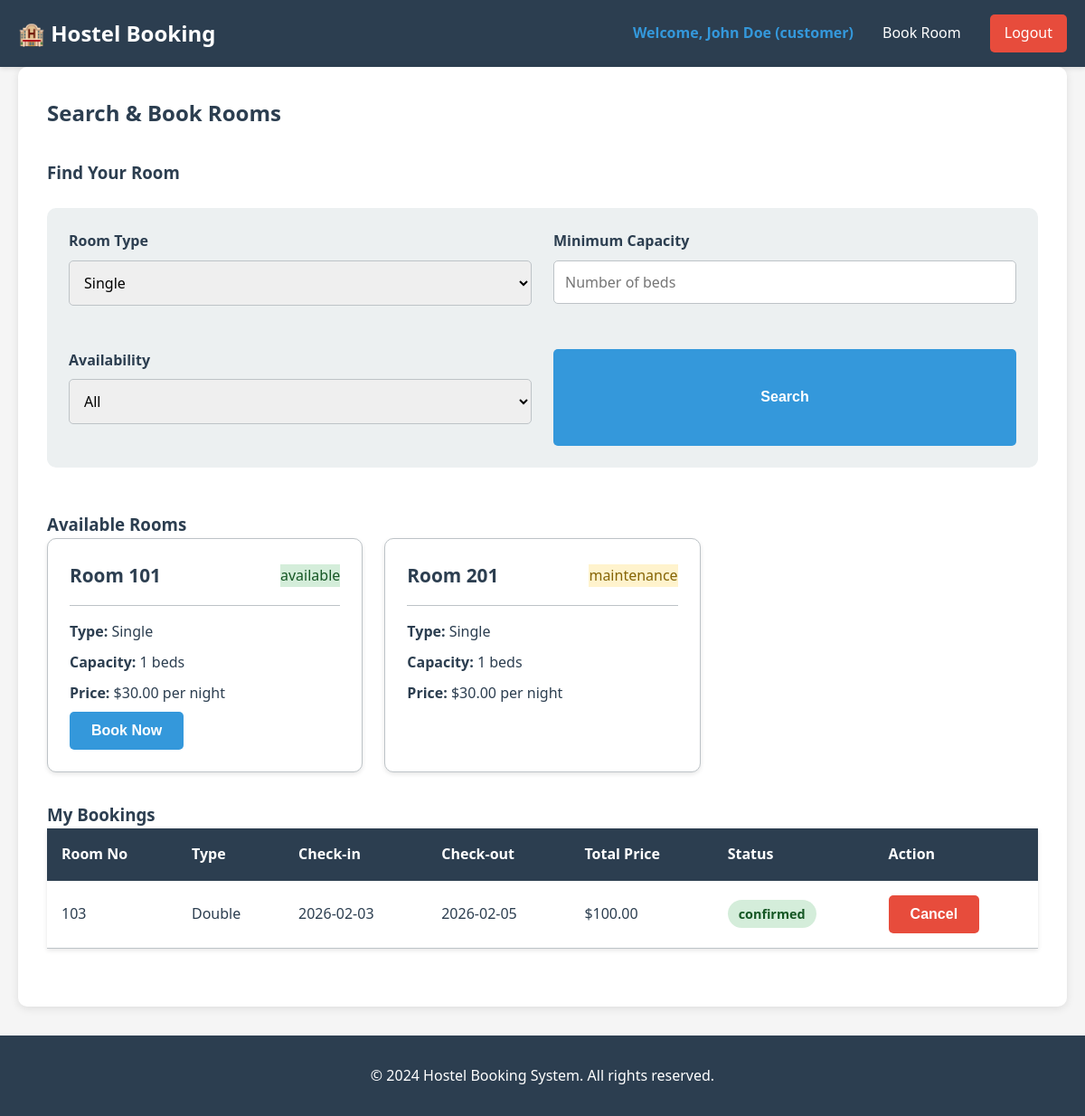
/public/search.php?type=Single (signed in), run on the app's committed database.
### tables this page shows
CREATE TABLE rooms (
    id INT PRIMARY KEY AUTO_INCREMENT,
    room_no VARCHAR(20) UNIQUE NOT NULL,
    type VARCHAR(50) NOT NULL,
    capacity INT NOT NULL,
    price DECIMAL(8, 2) NOT NULL,
    status ENUM('available', 'occupied', 'maintenance') DEFAULT 'available',
    created_at TIMESTAMP DEFAULT CURRENT_TIMESTAMP
);

CREATE TABLE bookings (
    id INT PRIMARY KEY AUTO_INCREMENT,
    user_id INT NOT NULL,
    room_id INT NOT NULL,
    check_in DATE NOT NULL,
    check_out DATE NOT NULL,
    total_price DECIMAL(10, 2) NOT NULL,
    status ENUM('confirmed', 'cancelled', 'checked-out') DEFAULT 'confirmed',
    created_at TIMESTAMP DEFAULT CURRENT_TIMESTAMP,
    FOREIGN KEY (user_id) REFERENCES users(id) ON DELETE CASCADE,
    FOREIGN KEY (room_id) REFERENCES rooms(id) ON DELETE CASCADE
);

### includes/functions.php (called while the page is built, shortened)
<?php
function sanitize($input) {
    return htmlspecialchars(trim($input), ENT_QUOTES, 'UTF-8');
}
function escape($output) {
    return htmlspecialchars($output, ENT_QUOTES, 'UTF-8');
}
?>

### public/search.php (the view, shortened to what this page needs)
<?php
require_once '../config/db.php';
require_once '../includes/functions.php';
$user = getCurrentUser();
$stmt = $pdo->prepare('
    SELECT b.*, r.room_no, r.type, r.price
    FROM bookings b
    JOIN rooms r ON b.room_id = r.id
    WHERE b.user_id = ?
    ORDER BY b.check_in DESC
');
$stmt->execute([$user['id']]);
$user_bookings = $stmt->fetchAll();
$search_type         = sanitize($_GET['type'] ?? '');
$search_capacity     = sanitize($_GET['capacity'] ?? '');
$query  = 'SELECT * FROM rooms WHERE 1=1';
$params = [];
if (!empty($search_type)) {
    $query .= ' AND type = ?';
    $params[] = $search_type;
}
$query .= ' ORDER BY room_no ASC';
$stmt = $pdo->prepare($query);
$stmt->execute($params);
$search_results = $stmt->fetchAll();
$room_types = $pdo->query('SELECT DISTINCT type FROM rooms ORDER BY type ASC')->fetchAll();
?>
<?php require_once '../includes/header.php'; ?>
<div class="customer-dashboard">
    <h2>Search & Book Rooms</h2>
    <section class="search-section">
        <h3>Find Your Room</h3>
        <form method="GET" id="searchForm" class="search-form">
            <div class="form-row">
                <div class="form-group">
                    <label for="type">Room Type</label>
                    <select id="type" name="type">
                        <?php foreach ($room_types as $rt): ?>
                            <option value="<?php echo $rt['type']; ?>" <?php echo $search_type === $rt['type'] ? 'selected' : ''; ?>>
                                <?php echo escape($rt['type']); ?>
                            </option>
                        <?php endforeach; ?>
                    </select>
                </div>
                <div class="form-group">
                    <label for="capacity">Minimum Capacity</label>
                    <input type="number" id="capacity" name="capacity" value="<?php echo escape($search_capacity); ?>" min="1" placeholder="Number of beds">
                </div>
                <div class="form-group">
                    <label for="availability">Availability</label>
                    <select id="availability" name="availability">
                        <option value="">All</option>
                    </select>
                </div>
                <button type="submit" class="btn btn-primary">Search</button>
            </div>
        </form>
    </section>
    <section class="rooms-section">
        <h3>Available Rooms</h3>
        <?php if (empty($search_results)): ?>
            <p class="no-results">No rooms found matching your criteria.</p>
        <?php else: ?>
            <div class="rooms-grid">
                <?php foreach ($search_results as $room): ?>
                    <div class="room-card">
                        <div class="room-header">
                            <h4>Room <?php echo escape($room['room_no']); ?></h4>
                            <span class="room-status status-<?php echo strtolower($room['status']); ?>"><?php echo escape($room['status']); ?></span>
                        </div>
                        <div class="room-details">
                            <p><strong>Type:</strong> <?php echo escape($room['type']); ?></p>
                            <p><strong>Capacity:</strong> <?php echo escape($room['capacity']); ?> beds</p>
                            <p><strong>Price:</strong> $<?php echo escape($room['price']); ?> per night</p>
                        </div>
                        <?php if ($room['status'] === 'available'): ?>
                            <button class="btn btn-primary toggle-book-form">Book Now</button>
                        <?php endif; ?>
                    </div>
                <?php endforeach; ?>
            </div>
        <?php endif; ?>
    </section>
    <section class="bookings-section">
        <h3>My Bookings</h3>
        <?php if (empty($user_bookings)): ?>
            <p>You haven't made any bookings yet.</p>
        <?php else: ?>
            <table class="table">
                <thead>
                    <tr>
                        <th>Room No</th>
                        <th>Type</th>
                        <th>Check-in</th>
                        <th>Check-out</th>
                        <th>Total Price</th>
                        <th>Status</th>
                        <th>Action</th>
                    </tr>
                </thead>
                <tbody>
                    <?php foreach ($user_bookings as $booking): ?>
                        <tr>
                            <td><?php echo escape($booking['room_no']); ?></td>
                            <td><?php echo escape($booking['type']); ?></td>
                            <td><?php echo escape($booking['check_in']); ?></td>
                            <td><?php echo escape($booking['check_out']); ?></td>
                            <td>$<?php echo escape($booking['total_price']); ?></td>
                            <td><span class="status status-<?php echo strtolower($booking['status']); ?>"><?php echo escape($booking['status']); ?></span></td>
                            <td>
                                <?php if ($booking['status'] === 'confirmed'): ?>
                                    <form method="POST" style="display:inline;">
                                        <button type="submit" class="btn btn-danger" onclick="return confirm('Cancel this booking?');">Cancel</button>
                                    </form>
                                <?php else: ?> — <?php endif; ?>
                            </td>
                        </tr>
                    <?php endforeach; ?>
                </tbody>
            </table>
        <?php endif; ?>
    </section>
</div>
<?php require_once '../includes/footer.php'; ?>

### assets/css/style.css (style rules this page uses)
* { margin: 0; padding: 0; box-sizing: border-box; }
:root { --primary-color: #2c3e50; --secondary-color: #3498db; --success-color: #27ae60; --danger-color: #e74c3c; --warning-color: #f39c12; --light-bg: #ecf0f1; --text-color: #2c3e50; --border-color: #bdc3c7; }
body { font-family: 'Segoe UI', Tahoma, Geneva, Verdana, sans-serif; color: var(--text-color); line-height: 1.6; background-color: #f5f5f5; }
.form-group { margin-bottom: 1.5rem; }
.form-group label { display: block; margin-bottom: 0.5rem; font-weight: bold; }
.form-group input, .form-group select, .form-group textarea { width: 100%; padding: 0.75rem; border: 1px solid var(--border-color); border-radius: 5px; font-family: inherit; font-size: 1rem; }
.form-row { display: grid; grid-template-columns: 1fr 1fr; gap: 1.5rem; }
.btn { display: inline-block; padding: 0.75rem 1.5rem; border: none; border-radius: 5px; cursor: pointer; font-size: 1rem; transition: all 0.3s; font-weight: bold; }
.btn-primary { background-color: var(--secondary-color); color: white; }
.btn-danger { background-color: var(--danger-color); color: white; }
.status { display: inline-block; padding: 0.25rem 0.75rem; border-radius: 20px; font-size: 0.9rem; font-weight: bold; }
.status-available { background-color: #d4edda; color: #155724; }
.status-maintenance { background-color: #fff3cd; color: #856404; }
.status-confirmed { background-color: #d4edda; color: #155724; }
.table { width: 100%; border-collapse: collapse; background-color: white; box-shadow: 0 2px 5px rgba(0, 0, 0, 0.1); margin-bottom: 2rem; }
.table thead { background-color: var(--primary-color); color: white; }
.table th { padding: 1rem; text-align: left; font-weight: bold; }
.table td { padding: 1rem; border-bottom: 1px solid var(--border-color); }
.customer-dashboard { background-color: white; border-radius: 10px; padding: 2rem; box-shadow: 0 2px 10px rgba(0, 0, 0, 0.1); }
.customer-dashboard h2 { margin-bottom: 2rem; }
.search-section { margin-bottom: 3rem; }
.search-section h3 { margin-bottom: 1.5rem; }
.search-form { background-color: var(--light-bg); padding: 1.5rem; border-radius: 10px; margin-bottom: 1.5rem; }
.rooms-grid { display: grid; grid-template-columns: repeat(auto-fill, minmax(300px, 1fr)); gap: 1.5rem; margin-bottom: 2rem; }
.room-card { background-color: white; border: 1px solid var(--border-color); border-radius: 10px; padding: 1.5rem; box-shadow: 0 2px 5px rgba(0, 0, 0, 0.1); transition: transform 0.3s, box-shadow 0.3s; }
.room-header { display: flex; justify-content: space-between; align-items: center; margin-bottom: 1rem; padding-bottom: 1rem; border-bottom: 1px solid var(--border-color); }
.room-header h4 { font-size: 1.3rem; }
.room-details p { margin: 0.5rem 0; }
.room-details strong { color: var(--primary-color); }

### data on the page
rooms: room_no "101", status "available", type "Single", capacity "1", price "30.00"
rooms: room_no "201", status "maintenance", type "Single", capacity "1", price "30.00"
bookings: room.room_no "103", room.type "Double", check_in "2026-02-03", check_out "2026-02-05", total_price "100.00", status "confirmed"

### other printed values
getCurrentUser()['name'] "John Doe"
getCurrentUser()['role'] "customer"
form field type "Single"
